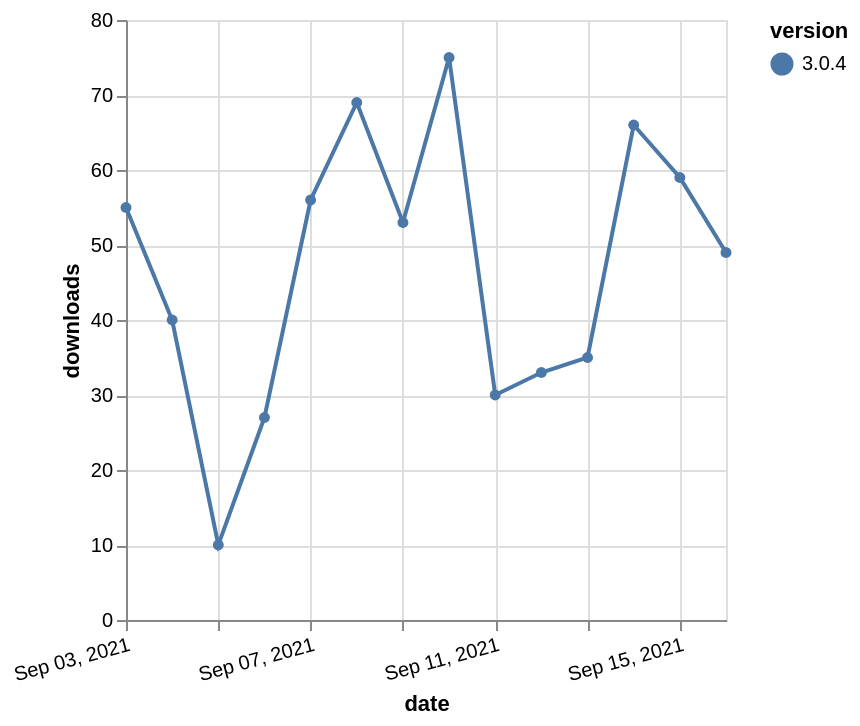

Source (Vega-Lite JSON):
### Vega-Lite specification from a JSON file in a GitHub repository (floating-point values rounded to 4 significant figures)
{"$schema": "https://vega.github.io/schema/vega-lite/v5.json", "description": "A simple bar chart with embedded data.", "data": {"values": [{"date": "2021-09-03", "total": 39908, "delta": 55, "version": "3.0.4"}, {"date": "2021-09-04", "total": 39948, "delta": 40, "version": "3.0.4"}, {"date": "2021-09-05", "total": 39958, "delta": 10, "version": "3.0.4"}, {"date": "2021-09-06", "total": 39985, "delta": 27, "version": "3.0.4"}, {"date": "2021-09-07", "total": 40041, "delta": 56, "version": "3.0.4"}, {"date": "2021-09-08", "total": 40110, "delta": 69, "version": "3.0.4"}, {"date": "2021-09-09", "total": 40163, "delta": 53, "version": "3.0.4"}, {"date": "2021-09-10", "total": 40238, "delta": 75, "version": "3.0.4"}, {"date": "2021-09-11", "total": 40268, "delta": 30, "version": "3.0.4"}, {"date": "2021-09-12", "total": 40301, "delta": 33, "version": "3.0.4"}, {"date": "2021-09-13", "total": 40336, "delta": 35, "version": "3.0.4"}, {"date": "2021-09-14", "total": 40402, "delta": 66, "version": "3.0.4"}, {"date": "2021-09-15", "total": 40461, "delta": 59, "version": "3.0.4"}, {"date": "2021-09-16", "total": 40510, "delta": 49, "version": "3.0.4"}]}, "width": "container", "mark": {"type": "line", "point": {"filled": true}}, "encoding": {"x": {"field": "date", "type": "temporal", "timeUnit": "yearmonthdate", "title": "date", "axis": {"labelAngle": -15}}, "y": {"field": "delta", "type": "quantitative", "title": "downloads"}, "color": {"field": "version", "type": "nominal"}, "tooltip": {"field": "delta"}}}
